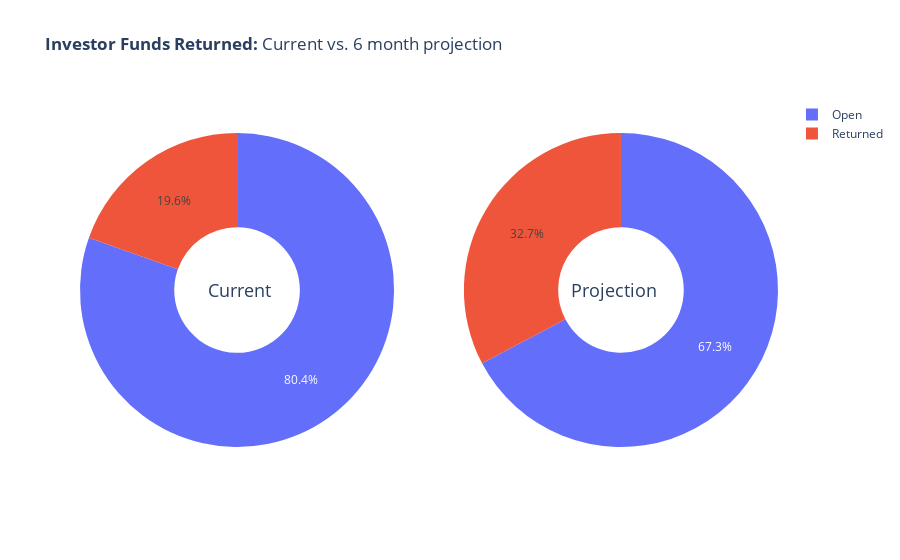

Notebook cell for this chart:
### Code cell
# calculate basic loan summary information
percentage_recouped_inv = round(len(loans_data[loans_data['out_prncp_inv']==0])/len(loans_data)*100,2)
total_funded = loans_data['funded_amount'].sum()
funded_percent_inv = round((loans_data['out_prncp_inv'].sum() / loans_data['funded_amount_inv'].sum())*100,2)

print(f'The percentage of loans recovered against the investor funding is {percentage_recouped_inv}%')
print(f'The percentage of investor funding returned is {funded_percent_inv}%')
print(f'The total amount funded is {total_funded:,}')
#calculate loan value in 6 months for each loan

loans_data['remaining_in_6mths'] = ''
for index, row in loans_data.iterrows():
    value = row['out_prncp']
    mths = 6
    while mths > 0:
        value = (value * (1+(row['int_rate']/12/100))) - row['instalment']
        mths -= 1
    
    loans_data.at[index, 'remaining_in_6mths'] = value

loans_data['remaining_in_6mths'] = np.where(loans_data['remaining_in_6mths']<=0,0,loans_data['remaining_in_6mths'])

funds_returned_6mths = round(((loans_data['remaining_in_6mths'].sum() + loans_data['out_prncp_inv'].sum()) / loans_data['funded_amount_inv'].sum())*100,2)

loans_data['status_6mths'] = np.where(loans_data['remaining_in_6mths']>0,"Open","Recovered")    




pie_fig = make_subplots(rows=1, cols=2, specs=[[{'type':'domain'}, {'type':'domain'}]])

pie_fig.add_trace(go.Pie(labels=['Returned','Open'], values=[funded_percent_inv,100-funded_percent_inv], name="Current Loans Recovered vs Investor funding"),
              row=1, col=1)
pie_fig.add_trace(go.Pie(labels=['Returned','Open'], values=[funds_returned_6mths,100-funds_returned_6mths], name="Projection of Funds Recovered in 6 months vs Investor funding"),
              row=1, col=2)

# Use `hole` to create a donut-like pie chart
pie_fig.update_traces(hole=.4, hoverinfo="label+percent+name")

pie_fig.update_layout(
    title_text="<b>Investor Funds Returned:</b> Current vs. 6 month projection",
    # Add annotations in the center of the donut pies.
    annotations=[dict(text='Current', x=0.18, y=0.5, font_size=18, showarrow=False),
                 dict(text='Projection', x=0.83, y=0.5, font_size=18, showarrow=False)])

pie_fig.show(config={'displayModeBar':False})

### Figure 1 — Plotly figure (JSON) as saved in the notebook; plotly's stock layout.template omitted (floating-point values rounded to 4 significant figures)
{"data": [{"domain": {"x": [0, 0.45], "y": [0, 1]}, "hole": 0.4, "hoverinfo": "label+percent+name", "labels": ["Returned", "Open"], "name": "Current Loans Recovered vs Investor funding", "type": "pie", "values": [19.61, 80.39]}, {"domain": {"x": [0.55, 1], "y": [0, 1]}, "hole": 0.4, "hoverinfo": "label+percent+name", "labels": ["Returned", "Open"], "name": "Projection of Funds Recovered in 6 months vs Investor funding", "type": "pie", "values": [32.73, 67.27]}], "layout": {"annotations": [{"font": {"size": 18}, "showarrow": false, "text": "Current", "x": 0.18, "y": 0.5}, {"font": {"size": 18}, "showarrow": false, "text": "Projection", "x": 0.83, "y": 0.5}], "title": {"text": "<b>Investor Funds Returned:</b> Current vs. 6 month projection"}}}
